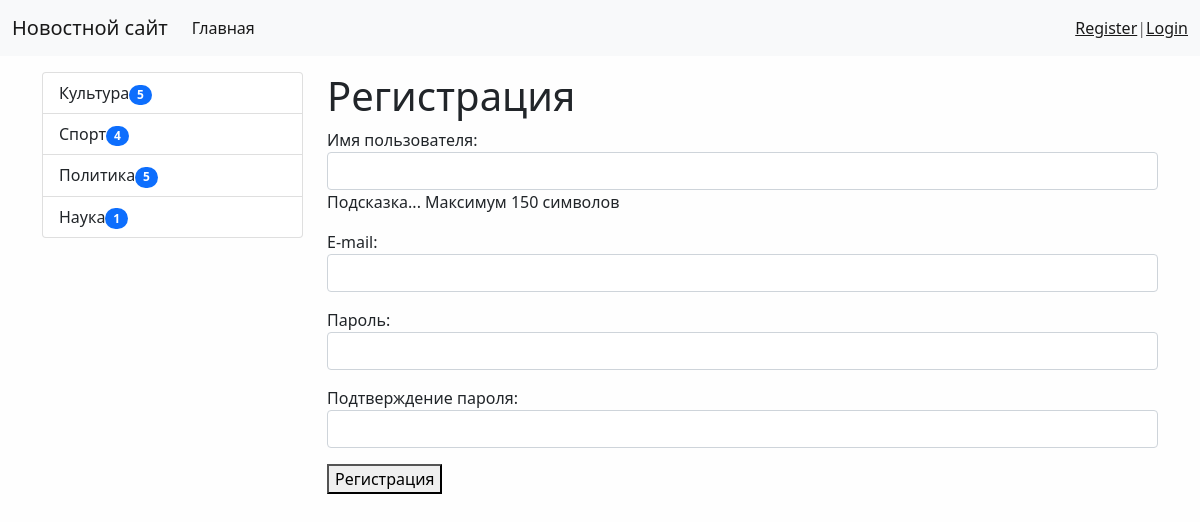
Screenshot of /register/ with the database file from the repository.
### news/models.py (models this page shows, shortened)
class Category(models.Model):
    title = models.CharField(max_length=150, db_index=True, verbose_name='Категории')
    def get_absolute_url(self):
        return reverse('category', kwargs={'category_id': self.pk}) #param1 url name param1 param for url
    class Meta:
        verbose_name = 'Категория' # name
        verbose_name_plural = 'Категории' # names
        ordering = ['title']

### news/views.py (the view)
# urls.py: path('register/', register, name='register'),
def register(request):
    if request.method == 'POST':
        form = UserRegisterForm(request.POST)
        if form.is_valid():
            user = form.save()
            login(request, user)
            messages.success(request, "Вы успешно зарегистрировались")
            return redirect('home')
        else:
            messages.error(request, "Ошибка регситрации")
    else:
        form = UserRegisterForm()
    return render(request, 'news/register.html', context={'form': form})

### news/forms.py
class UserRegisterForm(UserCreationForm):
    username = forms.CharField(label='Имя пользователя', help_text='Подсказка... Максимум 150 символов', widget=forms.TextInput(attrs={'class': 'form-control'}))
    email = forms.EmailField(label='E-mail', widget=forms.EmailInput(attrs={'class': 'form-control'}))
    password1 = forms.CharField(label='Пароль', widget=forms.PasswordInput(attrs={'class': 'form-control'}))
    password2 = forms.CharField(label='Подтверждение пароля', widget=forms.PasswordInput(attrs={'class': 'form-control'}))
    class Meta:
        model = User
        fields = ('username', 'email', 'password1', 'password2')

### news/templatetags/news_tags.py (called while the page is built)
@register.inclusion_tag('news/list_categories.html')
def show_categories(arg1='Hello', arg2='world'):
    categories = Category.objects.annotate(cnt=Count('news', filter=F('news__is_published'))).filter(cnt__gt=0)
    return {'categories': categories, 'arg1': arg1, 'arg2': arg2}

### news/templates/news/register.html (shortened to what this page needs)
{% extends 'base.html' %}
{% block sidebar %}
{% include 'inc/_sidebar.html' %}
{% endblock %}
{% block content %}
<h1>Регистрация</h1>
<form method="post">
    {{ form.as_p }}
    <button type="submit">Регистрация</button>
</form>
{% endblock %}

### news/templates/news/list_categories.html
<div class="list-group">
    {% for item in categories %}
        <a href="{{ item.get_absolute_url }}" class="list-group-item list-group-item-action" aria-current="true">{{ item.title }}<span class="badge bg-primary rounded-pill">{{ item.cnt }}</span></a>
    {% endfor %}
</div>

### mysite/static/css/style.css (style rules this page uses)
body { background: #fefefe; }

### rows the page displays
Category: title "Культура", cnt "5"
Category: title "Спорт", cnt "4"
Category: title "Политика", cnt "5"
Category: title "Наука", cnt "1"
